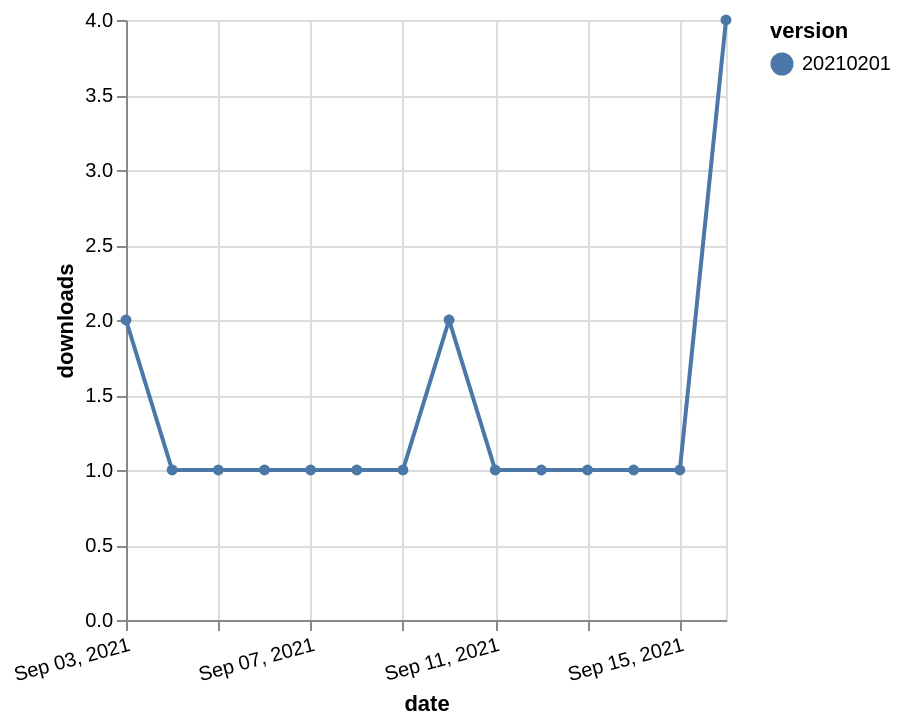

Source (Vega-Lite JSON):
### Vega-Lite specification from a JSON file in a GitHub repository (floating-point values rounded to 4 significant figures)
{"$schema": "https://vega.github.io/schema/vega-lite/v5.json", "description": "A simple bar chart with embedded data.", "data": {"values": [{"date": "2021-09-03", "total": 45, "delta": 2, "version": "20210201"}, {"date": "2021-09-04", "total": 46, "delta": 1, "version": "20210201"}, {"date": "2021-09-05", "total": 47, "delta": 1, "version": "20210201"}, {"date": "2021-09-06", "total": 48, "delta": 1, "version": "20210201"}, {"date": "2021-09-07", "total": 49, "delta": 1, "version": "20210201"}, {"date": "2021-09-08", "total": 50, "delta": 1, "version": "20210201"}, {"date": "2021-09-09", "total": 51, "delta": 1, "version": "20210201"}, {"date": "2021-09-10", "total": 53, "delta": 2, "version": "20210201"}, {"date": "2021-09-11", "total": 54, "delta": 1, "version": "20210201"}, {"date": "2021-09-12", "total": 55, "delta": 1, "version": "20210201"}, {"date": "2021-09-13", "total": 56, "delta": 1, "version": "20210201"}, {"date": "2021-09-14", "total": 57, "delta": 1, "version": "20210201"}, {"date": "2021-09-15", "total": 58, "delta": 1, "version": "20210201"}, {"date": "2021-09-16", "total": 62, "delta": 4, "version": "20210201"}]}, "width": "container", "mark": {"type": "line", "point": {"filled": true}}, "encoding": {"x": {"field": "date", "type": "temporal", "timeUnit": "yearmonthdate", "title": "date", "axis": {"labelAngle": -15}}, "y": {"field": "delta", "type": "quantitative", "title": "downloads"}, "color": {"field": "version", "type": "nominal"}, "tooltip": {"field": "delta"}}}
